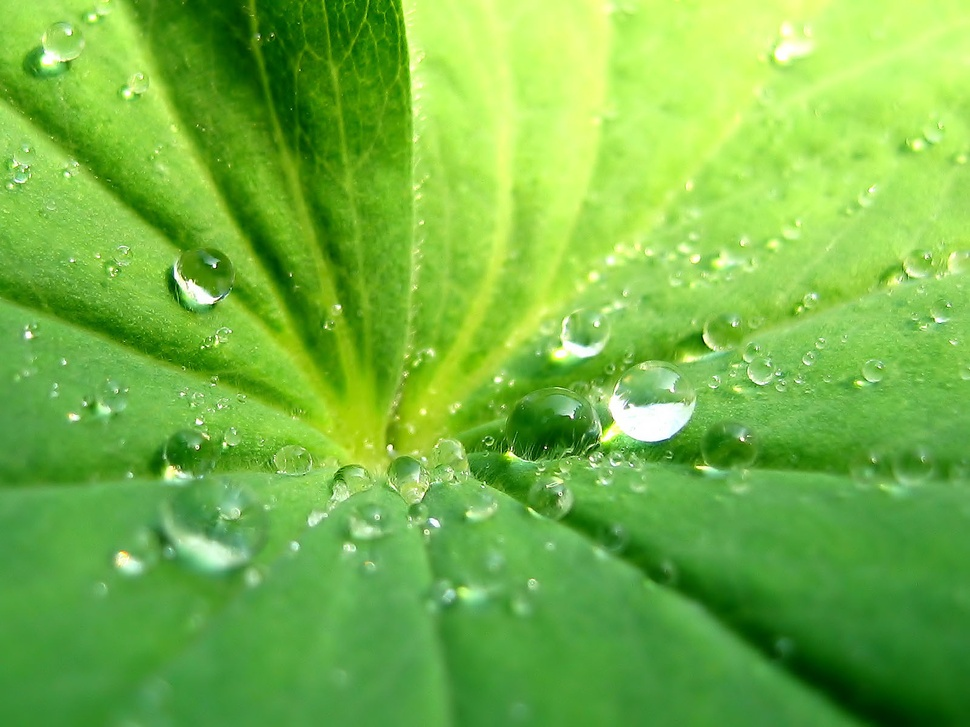
#> input picture my_image.jpg, 970 x 727 px, shrunk from 1600 x 1200 before the run
$ python grayscale.py
#> lines starting #> are read from the running program, lines starting #| are printed output that depends on the picture
from PIL import Image
import matplotlib.pyplot as plt

im_path = 'my_image.jpg'  #change path to your image file
pil_image = Image.open(im_path).convert('L')   # open image file and convert to grayscale
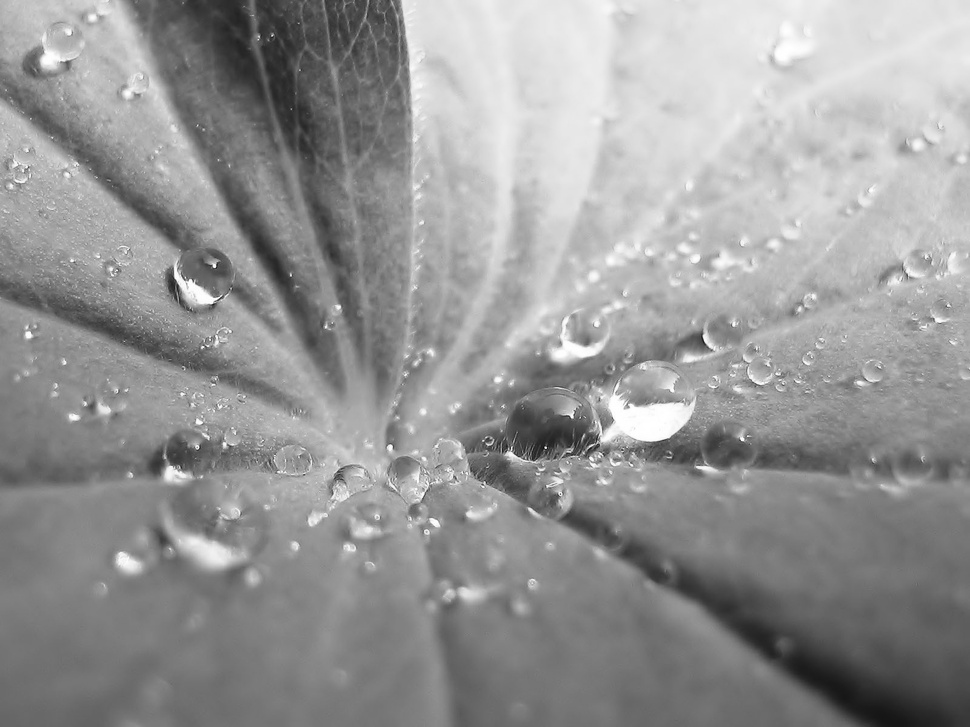
#> pil_image: PIL image 970x727 L; min 9, max 255, mean 150
pil_image.save('grayscale.jpg')  # save file at desired location

pil_image.show()    # display image

# Display image using matplotlib
plt.imshow(pil_image)
